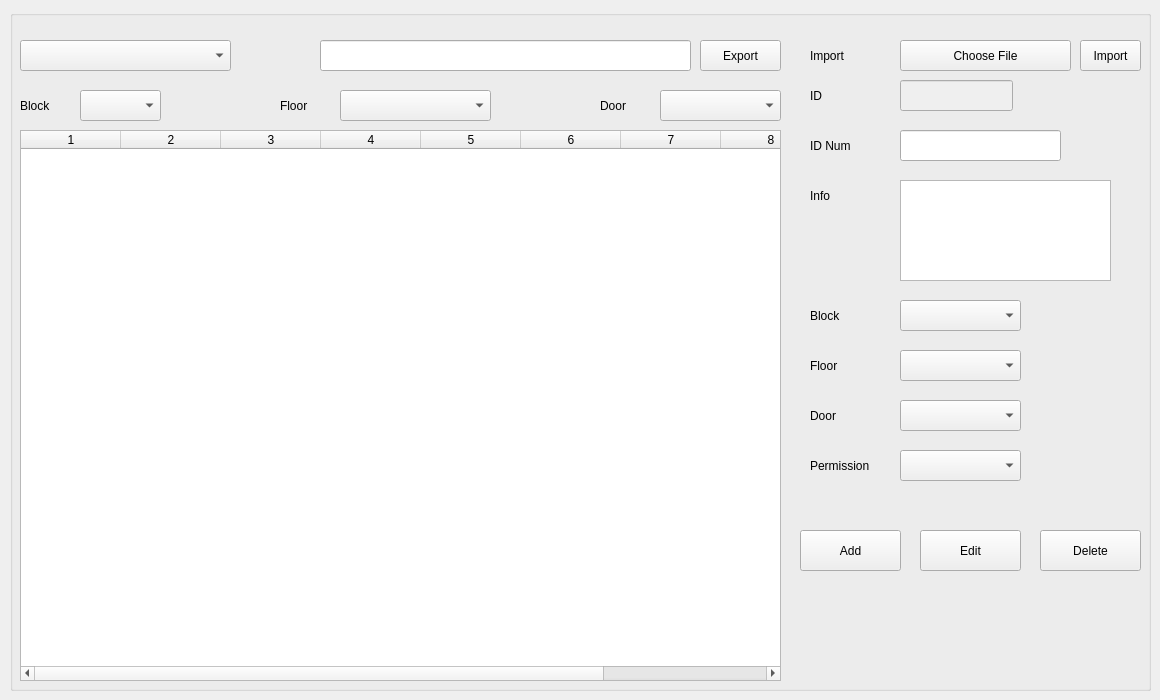
         <widget class="QWidget" name="tab_52">
          <attribute name="title">
           <string>Tab 1</string>
          </attribute>
          <widget class="QGroupBox" name="groupBox_role_grant">
           <property name="geometry">
            <rect>
             <x>10</x>
             <y>10</y>
             <width>1141</width>
             <height>681</height>
            </rect>
           </property>
           <property name="title">
            <string/>
           </property>
           <widget class="QComboBox" name="comboBox_fields_search_grant_role">
            <property name="geometry">
             <rect>
              <x>10</x>
              <y>30</y>
              <width>211</width>
              <height>31</height>
             </rect>
            </property>
           </widget>
           <widget class="QLineEdit" name="lineEdit_line_search_grant_role">
            <property name="geometry">
             <rect>
              <x>310</x>
              <y>30</y>
              <width>371</width>
              <height>31</height>
             </rect>
            </property>
           </widget>
           <widget class="QTableWidget" name="tableWidget_grant_role">
            <property name="geometry">
             <rect>
              <x>10</x>
              <y>120</y>
              <width>761</width>
              <height>551</height>
             </rect>
            </property>
            <property name="editTriggers">
             <set>QAbstractItemView::AnyKeyPressed|QAbstractItemView::EditKeyPressed</set>
            </property>
            <property name="columnCount">
             <number>9</number>
            </property>
            <column/>
            <column/>
            <column/>
            <column/>
            <column/>
            <column/>
            <column/>
            <column/>
            <column/>
           </widget>
           <widget class="QLabel" name="label_235">
            <property name="geometry">
             <rect>
              <x>800</x>
              <y>70</y>
              <width>67</width>
              <height>31</height>
             </rect>
            </property>
            <property name="text">
             <string>ID</string>
            </property>
           </widget>
           <widget class="QLineEdit" name="lineEdit_id_grant_role">
            <property name="enabled">
             <bool>false</bool>
            </property>
            <property name="geometry">
             <rect>
              <x>890</x>
              <y>70</y>
              <width>113</width>
              <height>31</height>
             </rect>
            </property>
            <property name="readOnly">
             <bool>true</bool>
            </property>
           </widget>
           <widget class="QLabel" name="label_236">
            <property name="geometry">
             <rect>
              <x>800</x>
              <y>170</y>
              <width>67</width>
              <height>31</height>
             </rect>
            </property>
            <property name="text">
             <string>Info</string>
            </property>
           </widget>
           <widget class="QTextEdit" name="textEdit_info_person">
            <property name="enabled">
             <bool>true</bool>
            </property>
            <property name="geometry">
             <rect>
              <x>890</x>
              <y>170</y>
              <width>211</width>
              <height>101</height>
             </rect>
            </property>
            <property name="readOnly">
             <bool>true</bool>
            </property>
           </widget>
           <widget class="QLabel" name="label_237">
            <property name="geometry">
             <rect>
              <x>800</x>
              <y>120</y>
              <width>67</width>
              <height>31</height>
             </rect>
            </property>
            <property name="text">
             <string>ID Num</string>
            </property>
           </widget>
           <widget class="QLineEdit" name="lineEdit_id_num_grant_role">
            <property name="enabled">
             <bool>true</bool>
            </property>
            <property name="geometry">
             <rect>
              <x>890</x>
              <y>120</y>
              <width>161</width>
              <height>31</height>
             </rect>
            </property>
            <property name="readOnly">
             <bool>true</bool>
            </property>
           </widget>
           <widget class="QComboBox" name="comboBox_grant_role_block">
            <property name="geometry">
             <rect>
              <x>890</x>
              <y>290</y>
              <width>121</width>
              <height>31</height>
             </rect>
            </property>
           </widget>
           <widget class="QLabel" name="label_238">
            <property name="geometry">
             <rect>
              <x>800</x>
              <y>290</y>
              <width>67</width>
              <height>31</height>
             </rect>
            </property>
            <property name="text">
             <string>Block</string>
            </property>
           </widget>
           <widget class="QComboBox" name="comboBox_grant_role_floor">
            <property name="geometry">
             <rect>
              <x>890</x>
              <y>340</y>
              <width>121</width>
              <height>31</height>
             </rect>
            </property>
           </widget>
           <widget class="QLabel" name="label_239">
            <property name="geometry">
             <rect>
              <x>800</x>
              <y>340</y>
              <width>67</width>
              <height>31</height>
             </rect>
            </property>
            <property name="text">
             <string>Floor</string>
            </property>
           </widget>
           <widget class="QComboBox" name="comboBox_grant_role_door">
            <property name="geometry">
             <rect>
              <x>890</x>
              <y>390</y>
              <width>121</width>
              <height>31</height>
             </rect>
            </property>
           </widget>
           <widget class="QLabel" name="label_240">
            <property name="geometry">
             <rect>
              <x>800</x>
              <y>390</y>
              <width>67</width>
              <height>31</height>
             </rect>
            </property>
            <property name="text">
             <string>Door</string>
            </property>
           </widget>
           <widget class="QLabel" name="label_241">
            <property name="geometry">
             <rect>
              <x>800</x>
              <y>440</y>
              <width>81</width>
              <height>31</height>
             </rect>
            </property>
            <property name="text">
             <string>Permission</string>
            </property>
           </widget>
           <widget class="QComboBox" name="comboBox_grant_role_door_permission">
            <property name="geometry">
             <rect>
              <x>890</x>
              <y>440</y>
              <width>121</width>
              <height>31</height>
             </rect>
            </property>
           </widget>
           <widget class="QPushButton" name="pushButton_grant_role_add">
            <property name="geometry">
             <rect>
              <x>790</x>
              <y>520</y>
              <width>101</width>
              <height>41</height>
             </rect>
            </property>
            <property name="text">
             <string>Add</string>
            </property>
           </widget>
           <widget class="QPushButton" name="pushButton_grant_role_edit">
            <property name="geometry">
             <rect>
              <x>910</x>
              <y>520</y>
              <width>101</width>
              <height>41</height>
             </rect>
            </property>
            <property name="text">
             <string>Edit</string>
            </property>
           </widget>
           <widget class="QPushButton" name="pushButton_grant_role_delete">
            <property name="geometry">
             <rect>
              <x>1030</x>
              <y>520</y>
              <width>101</width>
              <height>41</height>
             </rect>
            </property>
            <property name="text">
             <string>Delete</string>
            </property>
           </widget>
           <widget class="QPushButton" name="pushButton_export_grant_role">
            <property name="geometry">
             <rect>
              <x>690</x>
              <y>30</y>
              <width>81</width>
              <height>31</height>
             </rect>
            </property>
            <property name="text">
             <string>Export</string>
            </property>
           </widget>
           <widget class="QLabel" name="label_242">
            <property name="geometry">
             <rect>
              <x>800</x>
              <y>30</y>
              <width>67</width>
              <height>31</height>
             </rect>
            </property>
            <property name="text">
             <string>Import</string>
            </property>
           </widget>
           <widget class="QPushButton" name="pushButton_select_file_grant_role">
            <property name="geometry">
             <rect>
              <x>890</x>
              <y>30</y>
              <width>171</width>
              <height>31</height>
             </rect>
            </property>
            <property name="text">
             <string>Choose File</string>
            </property>
           </widget>
           <widget class="QPushButton" name="pushButton_import_grant_role">
            <property name="geometry">
             <rect>
              <x>1070</x>
              <y>30</y>
              <width>61</width>
              <height>31</height>
             </rect>
            </property>
            <property name="text">
             <string>Import</string>
            </property>
           </widget>
           <widget class="QComboBox" name="comboBox_grant_role_block_search">
            <property name="geometry">
             <rect>
              <x>70</x>
              <y>80</y>
              <width>81</width>
              <height>31</height>
             </rect>
            </property>
           </widget>
           <widget class="QLabel" name="label_278">
            <property name="geometry">
             <rect>
              <x>10</x>
              <y>80</y>
              <width>41</width>
              <height>31</height>
             </rect>
            </property>
            <property name="text">
             <string>Block</string>
            </property>
           </widget>
           <widget class="QLabel" name="label_279">
            <property name="geometry">
             <rect>
              <x>270</x>
              <y>80</y>
              <width>41</width>
              <height>31</height>
             </rect>
            </property>
            <property name="text">
             <string>Floor</string>
            </property>
           </widget>
           <widget class="QComboBox" name="comboBox_grant_role_floor_search">
            <property name="geometry">
             <rect>
              <x>330</x>
              <y>80</y>
              <width>151</width>
              <height>31</height>
             </rect>
            </property>
           </widget>
           <widget class="QLabel" name="label_280">
            <property name="geometry">
             <rect>
              <x>590</x>
              <y>80</y>
              <width>41</width>
              <height>31</height>
             </rect>
            </property>
            <property name="text">
             <string>Door</string>
            </property>
           </widget>
           <widget class="QComboBox" name="comboBox_grant_role_door_search">
            <property name="geometry">
             <rect>
              <x>650</x>
              <y>80</y>
              <width>121</width>
              <height>31</height>
             </rect>
            </property>
           </widget>
          </widget>
         </widget>
